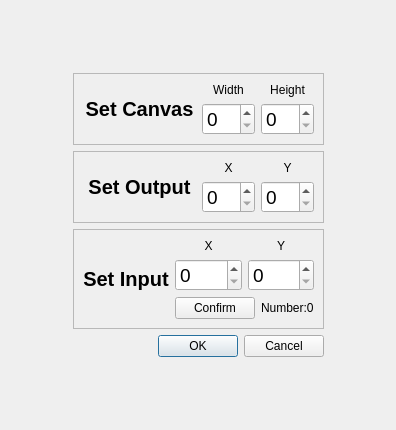
<?xml version="1.0" encoding="UTF-8"?>
<ui version="4.0">
 <class>NewDialog</class>
 <widget class="QDialog" name="NewDialog">
  <property name="geometry">
   <rect>
    <x>0</x>
    <y>0</y>
    <width>396</width>
    <height>430</height>
   </rect>
  </property>
  <property name="windowTitle">
   <string>Dialog</string>
  </property>
  <layout class="QGridLayout" name="gridLayout_2">
   <item row="3" column="1">
    <spacer name="verticalSpacer">
     <property name="orientation">
      <enum>Qt::Vertical</enum>
     </property>
     <property name="sizeHint" stdset="0">
      <size>
       <width>20</width>
       <height>40</height>
      </size>
     </property>
    </spacer>
   </item>
   <item row="1" column="0">
    <spacer name="horizontalSpacer">
     <property name="orientation">
      <enum>Qt::Horizontal</enum>
     </property>
     <property name="sizeHint" stdset="0">
      <size>
       <width>40</width>
       <height>20</height>
      </size>
     </property>
    </spacer>
   </item>
   <item row="1" column="2">
    <spacer name="horizontalSpacer_2">
     <property name="orientation">
      <enum>Qt::Horizontal</enum>
     </property>
     <property name="sizeHint" stdset="0">
      <size>
       <width>40</width>
       <height>20</height>
      </size>
     </property>
    </spacer>
   </item>
   <item row="2" column="1">
    <widget class="QDialogButtonBox" name="buttonBox">
     <property name="orientation">
      <enum>Qt::Horizontal</enum>
     </property>
     <property name="standardButtons">
      <set>QDialogButtonBox::Cancel|QDialogButtonBox::Ok</set>
     </property>
    </widget>
   </item>
   <item row="1" column="1">
    <layout class="QVBoxLayout" name="verticalLayout_7">
     <item>
      <widget class="QFrame" name="frame">
       <property name="frameShape">
        <enum>QFrame::StyledPanel</enum>
       </property>
       <property name="frameShadow">
        <enum>QFrame::Raised</enum>
       </property>
       <layout class="QGridLayout" name="gridLayout">
        <item row="0" column="0">
         <widget class="QLabel" name="label_3">
          <property name="font">
           <font>
            <pointsize>15</pointsize>
            <weight>75</weight>
            <bold>true</bold>
           </font>
          </property>
          <property name="text">
           <string>Set Canvas</string>
          </property>
          <property name="alignment">
           <set>Qt::AlignCenter</set>
          </property>
         </widget>
        </item>
        <item row="0" column="1">
         <layout class="QHBoxLayout" name="horizontalLayout_2">
          <item>
           <layout class="QVBoxLayout" name="verticalLayout">
            <item>
             <widget class="QLabel" name="label">
              <property name="text">
               <string>Width</string>
              </property>
              <property name="alignment">
               <set>Qt::AlignCenter</set>
              </property>
             </widget>
            </item>
            <item>
             <widget class="QSpinBox" name="spinBox">
              <property name="font">
               <font>
                <pointsize>14</pointsize>
               </font>
              </property>
              <property name="minimum">
               <number>0</number>
              </property>
              <property name="maximum">
               <number>12</number>
              </property>
              <property name="value">
               <number>0</number>
              </property>
             </widget>
            </item>
           </layout>
          </item>
          <item>
           <layout class="QVBoxLayout" name="verticalLayout_2">
            <item>
             <widget class="QLabel" name="label_2">
              <property name="text">
               <string>Height</string>
              </property>
              <property name="alignment">
               <set>Qt::AlignCenter</set>
              </property>
             </widget>
            </item>
            <item>
             <widget class="QSpinBox" name="spinBox_2">
              <property name="font">
               <font>
                <pointsize>14</pointsize>
               </font>
              </property>
              <property name="minimum">
               <number>0</number>
              </property>
              <property name="maximum">
               <number>12</number>
              </property>
              <property name="value">
               <number>0</number>
              </property>
             </widget>
            </item>
           </layout>
          </item>
         </layout>
        </item>
       </layout>
      </widget>
     </item>
     <item>
      <widget class="QFrame" name="frame_2">
       <property name="frameShape">
        <enum>QFrame::StyledPanel</enum>
       </property>
       <property name="frameShadow">
        <enum>QFrame::Raised</enum>
       </property>
       <layout class="QHBoxLayout" name="horizontalLayout_5">
        <item>
         <widget class="QLabel" name="label_6">
          <property name="font">
           <font>
            <pointsize>15</pointsize>
            <weight>75</weight>
            <bold>true</bold>
           </font>
          </property>
          <property name="text">
           <string>Set Output</string>
          </property>
          <property name="alignment">
           <set>Qt::AlignCenter</set>
          </property>
         </widget>
        </item>
        <item>
         <layout class="QHBoxLayout" name="horizontalLayout_3">
          <item>
           <layout class="QVBoxLayout" name="verticalLayout_3">
            <item>
             <widget class="QLabel" name="label_7">
              <property name="text">
               <string>X</string>
              </property>
              <property name="alignment">
               <set>Qt::AlignCenter</set>
              </property>
             </widget>
            </item>
            <item>
             <widget class="QSpinBox" name="spinBox_3">
              <property name="font">
               <font>
                <pointsize>14</pointsize>
               </font>
              </property>
              <property name="minimum">
               <number>0</number>
              </property>
              <property name="maximum">
               <number>12</number>
              </property>
              <property name="value">
               <number>0</number>
              </property>
             </widget>
            </item>
           </layout>
          </item>
          <item>
           <layout class="QVBoxLayout" name="verticalLayout_4">
            <item>
             <widget class="QLabel" name="label_8">
              <property name="text">
               <string>Y</string>
              </property>
              <property name="alignment">
               <set>Qt::AlignCenter</set>
              </property>
             </widget>
            </item>
            <item>
             <widget class="QSpinBox" name="spinBox_4">
              <property name="font">
               <font>
                <pointsize>14</pointsize>
               </font>
              </property>
              <property name="minimum">
               <number>0</number>
              </property>
              <property name="maximum">
               <number>12</number>
              </property>
              <property name="value">
               <number>0</number>
              </property>
             </widget>
            </item>
           </layout>
          </item>
         </layout>
        </item>
       </layout>
      </widget>
     </item>
     <item>
      <widget class="QFrame" name="frame_3">
       <property name="frameShape">
        <enum>QFrame::StyledPanel</enum>
       </property>
       <property name="frameShadow">
        <enum>QFrame::Raised</enum>
       </property>
       <layout class="QHBoxLayout" name="horizontalLayout_6">
        <item>
         <widget class="QLabel" name="label_5">
          <property name="font">
           <font>
            <pointsize>15</pointsize>
            <weight>75</weight>
            <bold>true</bold>
           </font>
          </property>
          <property name="text">
           <string>Set Input</string>
          </property>
          <property name="alignment">
           <set>Qt::AlignCenter</set>
          </property>
         </widget>
        </item>
        <item>
         <layout class="QVBoxLayout" name="verticalLayout_8">
          <item>
           <layout class="QHBoxLayout" name="horizontalLayout_4">
            <item>
             <layout class="QVBoxLayout" name="verticalLayout_5">
              <item>
               <widget class="QLabel" name="label_9">
                <property name="text">
                 <string>X</string>
                </property>
                <property name="alignment">
                 <set>Qt::AlignCenter</set>
                </property>
               </widget>
              </item>
              <item>
               <widget class="QSpinBox" name="spinBox_5">
                <property name="font">
                 <font>
                  <pointsize>14</pointsize>
                 </font>
                </property>
                <property name="minimum">
                 <number>0</number>
                </property>
                <property name="maximum">
                 <number>12</number>
                </property>
                <property name="value">
                 <number>0</number>
                </property>
               </widget>
              </item>
             </layout>
            </item>
            <item>
             <layout class="QVBoxLayout" name="verticalLayout_6">
              <item>
               <widget class="QLabel" name="label_10">
                <property name="text">
                 <string>Y</string>
                </property>
                <property name="alignment">
                 <set>Qt::AlignCenter</set>
                </property>
               </widget>
              </item>
              <item>
               <widget class="QSpinBox" name="spinBox_6">
                <property name="font">
                 <font>
                  <pointsize>14</pointsize>
                 </font>
                </property>
                <property name="minimum">
                 <number>0</number>
                </property>
                <property name="maximum">
                 <number>12</number>
                </property>
                <property name="value">
                 <number>0</number>
                </property>
               </widget>
              </item>
             </layout>
            </item>
           </layout>
          </item>
          <item>
           <layout class="QHBoxLayout" name="horizontalLayout">
            <item>
             <widget class="QPushButton" name="pushButton_2">
              <property name="text">
               <string>Confirm</string>
              </property>
             </widget>
            </item>
            <item>
             <widget class="QLabel" name="labelnum">
              <property name="sizePolicy">
               <sizepolicy hsizetype="Expanding" vsizetype="Expanding">
                <horstretch>0</horstretch>
                <verstretch>0</verstretch>
               </sizepolicy>
              </property>
              <property name="text">
               <string>Number:0</string>
              </property>
             </widget>
            </item>
           </layout>
          </item>
         </layout>
        </item>
       </layout>
      </widget>
     </item>
    </layout>
   </item>
   <item row="0" column="1">
    <spacer name="verticalSpacer_2">
     <property name="orientation">
      <enum>Qt::Vertical</enum>
     </property>
     <property name="sizeHint" stdset="0">
      <size>
       <width>20</width>
       <height>40</height>
      </size>
     </property>
    </spacer>
   </item>
  </layout>
 </widget>
 <resources/>
 <connections>
  <connection>
   <sender>buttonBox</sender>
   <signal>accepted()</signal>
   <receiver>NewDialog</receiver>
   <slot>accept()</slot>
   <hints>
    <hint type="sourcelabel">
     <x>315</x>
     <y>350</y>
    </hint>
    <hint type="destinationlabel">
     <x>157</x>
     <y>274</y>
    </hint>
   </hints>
  </connection>
  <connection>
   <sender>buttonBox</sender>
   <signal>rejected()</signal>
   <receiver>NewDialog</receiver>
   <slot>reject()</slot>
   <hints>
    <hint type="sourcelabel">
     <x>334</x>
     <y>350</y>
    </hint>
    <hint type="destinationlabel">
     <x>286</x>
     <y>274</y>
    </hint>
   </hints>
  </connection>
 </connections>
</ui>
